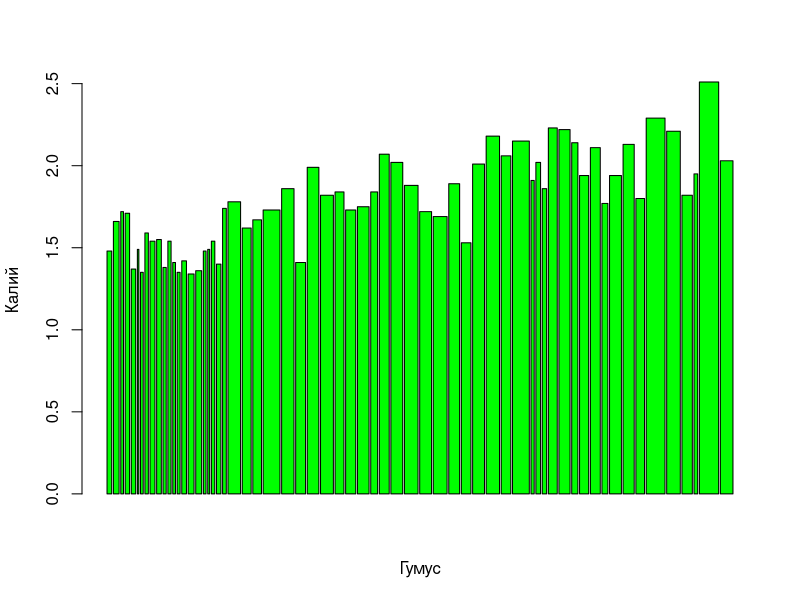
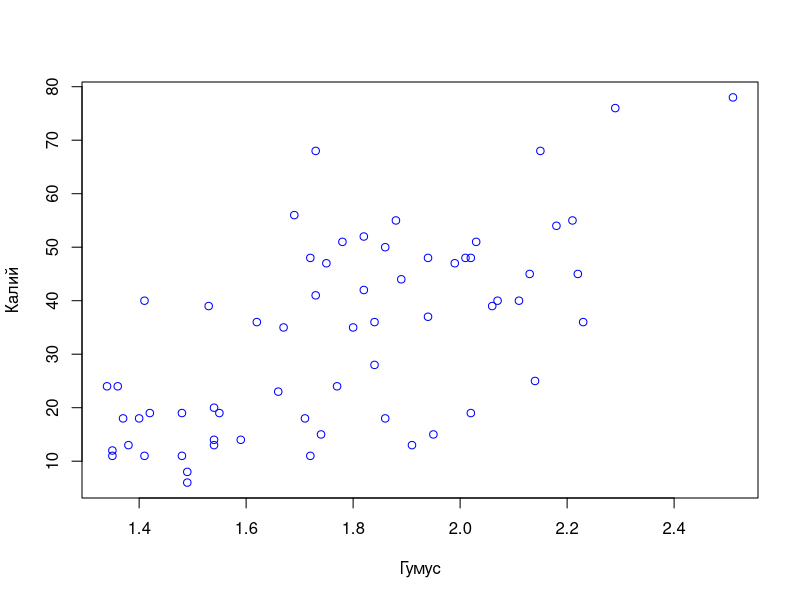

Reproduce these figures in R, in order.
#6 Фреймы (таблицы данных), создать фрейм, загрузить из файла и сохранить в файл
#Теория 1.6
x=5/0;x #Inf

# Задаем значения первой колонки
n=c(1.2,2.3,4.5);n

# Задаем значения второй колонки
s=c("aa","bb","cc");s

# Задаем значения третьей колонки
b=c(TRUE,FALSE,TRUE);b

#Сделаем четвертую колонку в df
newcolumn = c("Math", "Ecology", "Statistics")

# Создаем data frame
df=data.frame(n,s,b, newcolumn)
df

# Обращаемся к переменной n (к столбцу с названием "n")
df$n # 1.2 2.3 4.5
df$b # TRUE FALSE  TRUE

# Обращаемся к именам колок
names(df) #"n" "s" "b" 

# Обращаемся к именам строк
rownames(df) #"1" "2" "3" "newcolumn"


# Смотрим общую статистическую характеристику
summary(df)


#___________ Работа с файлами _________________#

# Считаем данные из файла csv в переменную pole
pole=read.table("pole123_sokolov.csv",header = TRUE, sep = " ",dec = ".") 
#sep это separator - разделитель между значениями, dec это decimal - разделитель в десятичной дроби (4,2 разделитель ",")
pole

# Через метод read.csv
data = read.csv ("pole123_sokolov.csv", header = TRUE, sep = " ", dec = ".")
data

#___________ Сохранение файлов _________________#
# между значениями разделитель " ff ", десятичные дроби разделены звёздочкой
write.table(pole, "razdelitelff.csv", sep=" ff ", dec = "*", quote=FALSE)

# Посмотрим ранее созданный табличный объект df
df
write.table(df, "df.csv", sep = "|_|", dec = ",", quote = FALSE)
write.table(df, "df___.csv", sep = "___", dec = ".", quote = FALSE)


#Задание 1.6
novob10 = read.csv ("pole123_sokolov.csv", header = TRUE,    sep = " ", dec = ".")
novob10

#Размерность (dim)
dim(novob10)
# Общая характеристика переменных (summary)
summary(novob10)
# Выведите названия столбцов (names)
names(novob10)

#Отдельно выведите каждую переменную ($)
x = novob10$Humus; x
y = novob10$K2O; y
z = novob10$Pole; z
s = novob10$A1; s

#_________________График Гумус-Калий________________________#
#Постройте график между содержанием гумуса и обменного калия.

#Столбчатая диаграмма
barplot(x,y, xlab = "Гумус", ylab = "Калий", col = "green")
#график
plot(x,y, xlab = "Гумус", ylab = "Калий", col = "blue")

novob10
write.csv(novob10, "novob.csv", quote = FALSE)
